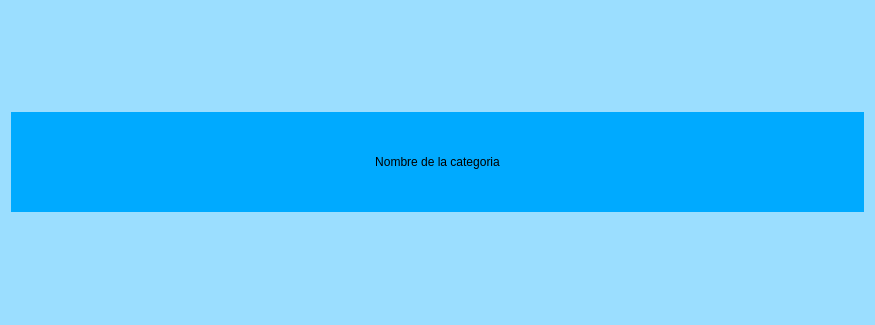
<?xml version="1.0" encoding="UTF-8"?>
<ui version="4.0">
 <class>Frame</class>
 <widget class="QFrame" name="Frame">
  <property name="geometry">
   <rect>
    <x>0</x>
    <y>0</y>
    <width>875</width>
    <height>325</height>
   </rect>
  </property>
  <property name="windowTitle">
   <string>Frame</string>
  </property>
  <property name="styleSheet">
   <string notr="true">QFrame{
	background-color: rgb(155, 222, 255);
}

QLabel{
	
	background-color: rgb(0, 170, 255);
	font: 57 35pt &quot;Brush Script Std&quot;;
}</string>
  </property>
  <layout class="QVBoxLayout" name="verticalLayout">
   <item>
    <widget class="QLabel" name="labelNombreCategoria">
     <property name="minimumSize">
      <size>
       <width>0</width>
       <height>100</height>
      </size>
     </property>
     <property name="maximumSize">
      <size>
       <width>16777215</width>
       <height>100</height>
      </size>
     </property>
     <property name="text">
      <string>Nombre de la categoria</string>
     </property>
     <property name="alignment">
      <set>Qt::AlignCenter</set>
     </property>
    </widget>
   </item>
  </layout>
 </widget>
 <resources/>
 <connections/>
</ui>
